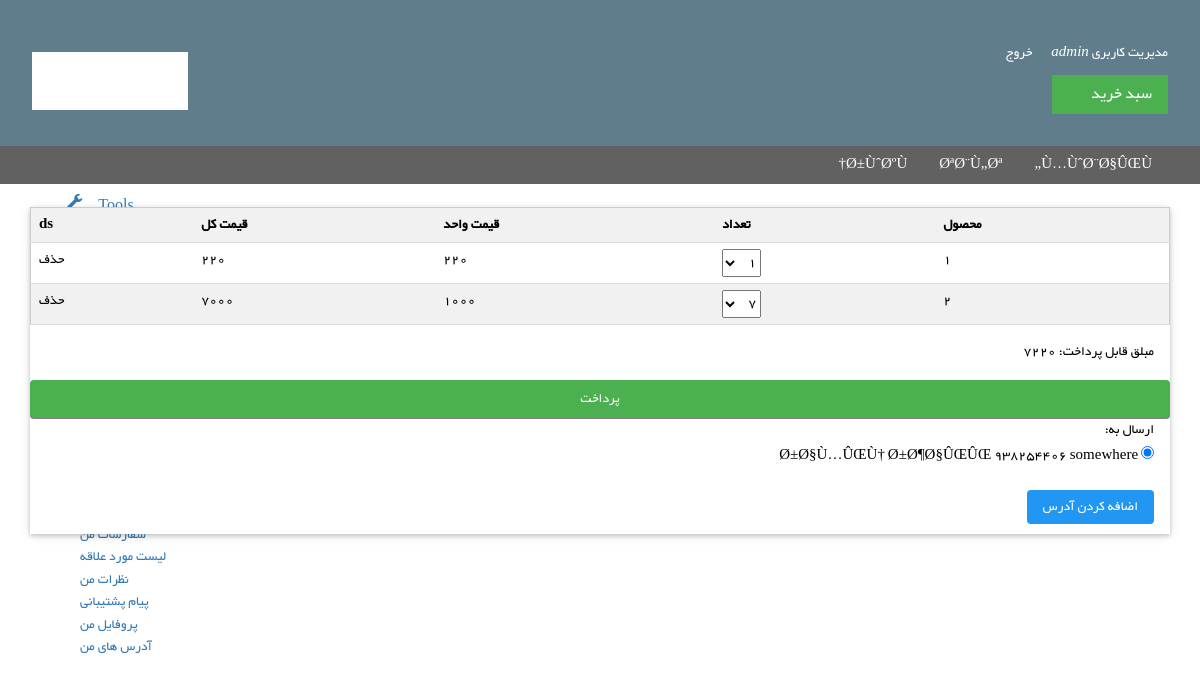
/cp/factor_review/1 (signed in), run on the app's committed database.
### tables this page shows
CREATE TABLE `menu` (
  `id` int(11) NOT NULL,
  `menu` text NOT NULL,
  `href` text NOT NULL,
  `parent` int(11) NOT NULL
);

CREATE TABLE `purchased` (
  `id` int(11) NOT NULL,
  `item_id` int(11) NOT NULL,
  `factor_id` int(11) NOT NULL,
  `num` int(11) NOT NULL,
  `price` int(11) NOT NULL
);

CREATE TABLE `address` (
  `id` int(11) NOT NULL,
  `user_id` int(11) NOT NULL,
  `name` varchar(100) NOT NULL,
  `s_phone` int(11) NOT NULL,
  `c_phone` int(11) NOT NULL,
  `province` int(11) NOT NULL,
  `city` int(11) NOT NULL,
  `postal_code` int(11) NOT NULL,
  `address` text NOT NULL
);

### app/core/ControllerPanel.php (called while the page is built, shortened)
<?php
class ControllerPanel extends Controller
{
	public function view($view,$data=[],$secure=false){
		require_once 'app/views/'.$view.'.php';
	}
}

### app/controllers/cp.php (called while the page is built, shortened)
<?php
class Cp extends ControllerPanel
{
	function factor_review($factor_id){
    $data=$this->formModel->show_my_factor($factor_id);
		$this->view('cp/review_factor',$data);
	}
        function view($page,$data=array(),$secure=false){
            parent::view('cp/panel_top');
            parent::view($page,$data,$secure);
        }
}

### app/core/App.php (called while the page is built, shortened)
<?php
class App
{
	protected $method = 'index';
	public function __construct()
	{
		$url=$this->parseUrl();
		if(file_exists('app/controllers/'.$url[0].'.php')){
			unset($url[0]);
		}
		$this->controller=new $this->controller;
		if(isset($url[1])){
			if(method_exists($this->controller,$url[1])){
				$this->method=$url[1];
				unset($url[1]);
			}
		}
		$this->params= $url ? array_values($url) : [];
		call_user_func_array([$this->controller, $this->method], $this->params);
	}
	public function parseUrl()
	{
		if(isset($_GET['url']))
		{
			return $url= explode('/',filter_var(rtrim($_GET['url'],'/'),FILTER_SANITIZE_URL));
		}
	}
}

### index.php (called while the page is built, shortened)
<?php
$app = new App;

### app/core/Controller.php (called while the page is built, shortened)
<?php
class Controller
{
	function __construct(){
		$this->formModel=$this->model(get_class($this).'_m');
	}
	public function model ($model){
		return new $model();
	}
}

### app/core/Model.php (called while the page is built)
<?php
class Model
{
	function __construct(){
		$this->db=new Database();
	}
}

### app/libs/database.php (called while the page is built, shortened)
<?php
class Database extends PDO{
	public function select($sql,$data=array(),$fetchMode=PDO::FETCH_ASSOC){
		$sth=$this->prepare($sql);
		foreach($data as $key =>$value){
			$sth->bindValue(":$key",$value);
		}
		$sth->execute();
		return $sth->fetchAll($fetchMode);
	}
}

### app/models/menu_m.php (called while the page is built, shortened)
<?php
class Menu_m extends Model{
  function get_menu($parent=0){
  	return $this->db->select("SELECT * FROM menu");
  }
}

### app/models/Cp_m.php (called while the page is built, shortened)
<?php
class Cp_m extends Model
{
        function show_my_factor($factor_id){
            $sql="SELECT purchased.id,purchased.item_id,purchased.num,purchased.price,items.name
FROM purchased INNER JOIN items ON items.id=purchased.item_id where factor_id=$factor_id";
		$result=$this->db->query($sql);
		$result->setFetchMode(PDO::FETCH_ASSOC);
		return $result->fetchAll();
	}
}

### app/libs/session.php (called while the page is built, shortened)
<?php
Class Session{
	public static function get($key){
		if(isset($_SESSION[$key]))
		return $_SESSION[$key];
	}
}

### app/models/address.php (called while the page is built, shortened)
<?php
class address extends Model
{
	function get($uid){
		$result=$this->db->select("SELECT * FROM address WHERE user_id=:uid",array('uid' =>$uid));
		return $result;
	}
}

### app/views/cp/review_factor.php (the view, shortened to what this page needs)
<br>
<div class="w3-white container center" >
<div class="w3-row">
<div class="w3-card-2">
<div class="w3-responsive">
<form method="post" action="">
<table class="w3-table w3-striped w3-bordered w3-border w3-hoverable">
<thead>
<tr class="w3-light-grey">
  <th>محصول</th>
  <th>تعداد</th>
  <th>قیمت واحد </th>
  <th>قیمت کل</th>
  <th>ds</th>
</tr>
</thead>
<?php
$factor_price=0;
foreach($data as $item){
    $last_price=$item['price']*$item['num'];
    $factor_price+=$last_price;
	?>
<tr>
  <td><?= $item['item_id'] ?></td>
  <td>
      <select onchange="this.form.submit()" name="sel[<?= $item['id'] ?>]">
      <?php for($i=1;$i<25;$i++){$item['num'] ;?>
      <option <?php if($i==$item['num'])echo 'selected'; ?> ><?= $i ?></option>
      <?php }?>
      </select>
      </td>
  <td><?= $item['price'] ?></td>
  <td><?= $item['price']*$item['num'] ?></td>
  <td>حذف</td>
</tr>
<?php
}
?>
</table>
<div>
  <p class="w3-right w3-margin-16">مبلق قابل پرداخت: <?= $factor_price ?></p>
  <input type="submit" name="pay" class="w3-btn w3-green w3-round w3-input" value="پرداخت"/>
</div>
</form>
</div>
<div  class="w3-container">
<form action="">
<p>
ارسال به:
<br>
<?php
$a=$this->model('address')->get(Session::get('id'));
$i=true;
foreach ($a as $var) {
  echo '<input type="radio" name="address" value="'.$var['id'].'" '.(($i)?'checked':'').'> '.$var['name'].'  '.$var['c_phone'].'  '.$var['address'].'</input><br>';
  $i=false;
}
?>
<br>
<a href="<?= URL.'cp/add_address'?>" class="w3-btn w3-blue w3-round">
اضافه کردن آدرس
</a>
</p>
</form>
</div>
</div>
</div>
</div>

### app/views/menu.php
<?php
$menu_list=$this->model('Menu_m')->get_menu();
?>
<div class="w3-dark-grey">
    <ul class="w3-navbar" style="margin-right: 32px">
    <?php foreach($menu_list as $menu){ ?>
        <?php if($menu['parent']=='0'){ ?>
        <li class="w3-right"><a class="w3-hover-none w3-text-white w3-hover-text-white" href="#<?=$menu['href']?> "><?= $menu['menu'] ?></a></li>
        <?php } ?>
    <?php } ?>
</ul>
</div>

### public/w3.css (style rules this page uses)
* { -webkit-box-sizing:border-box;-moz-box-sizing:border-box;box-sizing:border-box }
html { -ms-text-size-adjust:100%;-webkit-text-size-adjust:100% }
body { margin:0 }
a { -webkit-tap-highlight-color:transparent;background-color:transparent }
button,input,optgroup,select,textarea { color:inherit;font:inherit;margin:0 }
button,select { text-transform:none }
button,html input[type=button],input[type=reset],input[type=submit] { -webkit-appearance:button;cursor:pointer }
input[type=checkbox],input[type=radio] { padding:0 }
html,body { font-family:Verdana,sans-serif;font-size:15px;line-height:1.5 }
a { color:inherit }
table { border-collapse:collapse;border-spacing:0;width:100%;display:table }
table,th,td { border:none }
.w3-bordered tr,.w3-table-all tr { border-bottom:1px solid #ddd }
.w3-striped tbody tr:nth-child(even) { background-color:#f1f1f1 }
.w3-table td,.w3-table th,.w3-table-all td,.w3-table-all th { padding:6px 8px;display:table-cell;text-align:left;vertical-align:top }
.w3-table th:first-child,.w3-table td:first-child,.w3-table-all th:first-child,.w3-table-all td:first-child { padding-left:16px }
.w3-btn,.w3-btn-block { border:none;display:inline-block;outline:0;padding:6px 16px;vertical-align:middle;overflow:hidden;text-decoration:none !important;color:#fff;background-color:#000;text-align:center;cursor:pointer;white-space:nowrap }
.w3-btn,.w3-btn-floating,.w3-btn-floating-large,.w3-closenav,.w3-opennav { -webkit-touch-callout:none;-webkit-user-select:none;-khtml-user-select:none;-moz-user-select:none;-ms-user-select:none;user-select:none }
.w3-navbar { list-style-type:none;margin:0;padding:0;overflow:hidden }
.w3-navbar li { float:left }
.w3-navbar li a { display:block;padding:8px 16px }
.w3-navbar a,.w3-topnav a,.w3-sidenav a,.w3-dropnav a,.w3-dropdown-content a,.w3-accordion-content a { text-decoration:none !important }
.w3-navbar a,.w3-topnav a,.w3-sidenav a,.w3-dropnav a,.w3-pagination li a,.w3-hoverable tbody tr,.w3-btn,.w3-btn-floating,.w3-btn-floating-large,.w3-hover-opacity,.w3-hover-shadow,.w3-accordion-content a,.w3-dropdown-content a,.w3-dropdown-click:hover,.w3-dropdown-hover:hover,.w3-opennav,.w3-closenav,.w3-closebtn, .w3-hover-amber,.w3-hover-aqua,.w3-hover-blue,.w3-hover-light-blue,.w3-hover-brown,.w3-hover-cyan,.w3-hover-blue-grey,.w3-hover-green,.w3-hover-light-green,.w3-hover-indigo,.w3-hover-khaki,.w3-hover-lime,.w3-hover-orange,.w3-hover-deep-orange,.w3-hover-pink, .w3-hover-purple,.w3-hover-deep-purple,.w3-hover-red,.w3-hover-sand,.w3-hover-teal,.w3-hover-yellow,.w3-hover-white,.w3-hover-black,.w3-hover-grey,.w3-hover-light-grey,.w3-hover-dark-grey,.w3-hover-text-amber,.w3-hover-text-aqua,.w3-hover-text-blue,.w3-hover-text-light-blue, .w3-hover-text-brown,.w3-hover-text-cyan,.w3-hover-text-blue-grey,.w3-hover-text-green,.w3-hover-text-light-green,.w3-hover-text-indigo,.w3-hover-text-khaki,.w3-hover-text-lime,.w3-hover-text-orange,.w3-hover-text-deep-orange,.w3-hover-text-pink,.w3-hover-text-purple, .w3-hover-text-deep-purple,.w3-hover-text-red,.w3-hover-text-sand,.w3-hover-text-teal,.w3-hover-text-yellow,.w3-hover-text-white,.w3-hover-text-black,.w3-hover-text-grey,.w3-hover-text-light-grey,.w3-hover-text-dark-grey { -webkit-transition:all 0.3s ease,color 0.15s ease;transition:all 0.3s ease,color 0.15s ease }
.w3-input { padding:8px;display:block;border:none;border-bottom:1px solid #808080;width:100% }
.w3-responsive { overflow-x:auto }
.w3-container:after,.w3-row:after,.w3-row-padding:after,.w3-topnav:after,.w3-clear:after,.w3-btn-group:before,.w3-btn-group:after { content:"";display:table;clear:both }
.w3-right { float:right !important }
.w3-round,.w3-round-medium { border-radius:4px !important }
.w3-border { border:1px solid #ccc !important }
.w3-margin-16 { margin:16px !important }
.w3-container { padding:0.01em 16px }
.w3-card-2,.w3-example { box-shadow:0 2px 4px 0 rgba(0,0,0,0.16),0 2px 10px 0 rgba(0,0,0,0.12) !important }
.w3-blue,.w3-hover-blue:hover { color:#fff !important;background-color:#2196F3 !important }
.w3-green,.w3-hover-green:hover { color:#fff !important;background-color:#4CAF50 !important }
.w3-white,.w3-hover-white:hover { color:#000 !important;background-color:#fff !important }
.w3-light-grey,.w3-hover-light-grey:hover { color:#000 !important;background-color:#f1f1f1 !important }
.w3-dark-grey,.w3-hover-dark-grey:hover { color:#fff !important;background-color:#616161 !important }
.w3-text-white,.w3-hover-text-white:hover { color:#fff !important }

### data on the page
menu: menu "Ù…ÙˆØ¨Ø§ÛŒÙ„"
menu: menu "ØªØ¨Ù„Øª"
menu: menu "Ø±ÙˆØºÙ†"
purchased: item "1", num+id "1", price "220", $item['price']*$item['num'] "220"
purchased: item "2", num+id "7", price "1000", $item['price']*$item['num'] "7000"
address: name "Ø±Ø§Ù…ÛŒÙ† Ø±Ø¶Ø§ÛŒÛŒ", c_phone "938254406", address "somewhere"

### other printed values
$msg "admin"
$factor_price "7220"
